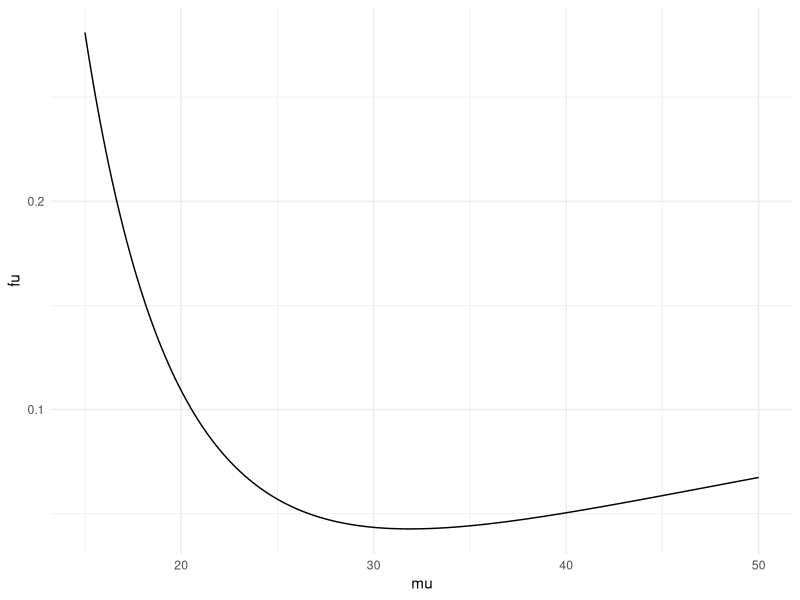
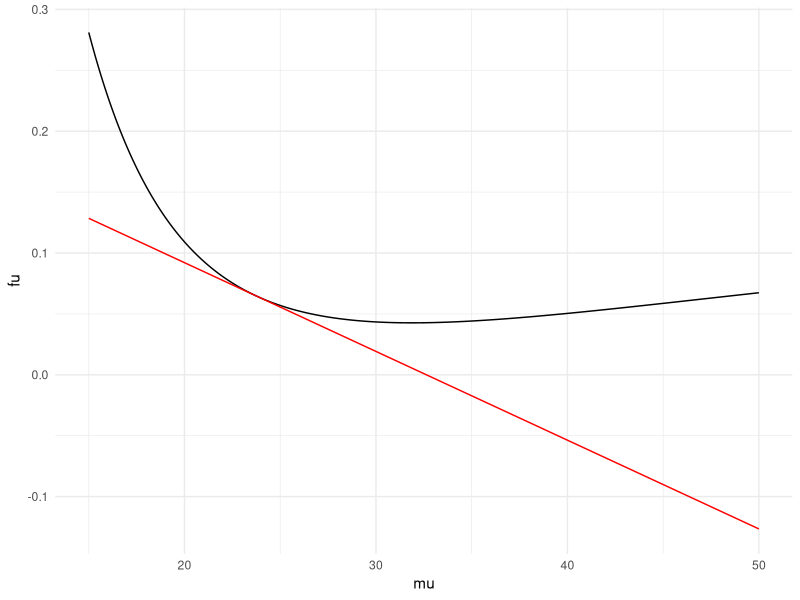
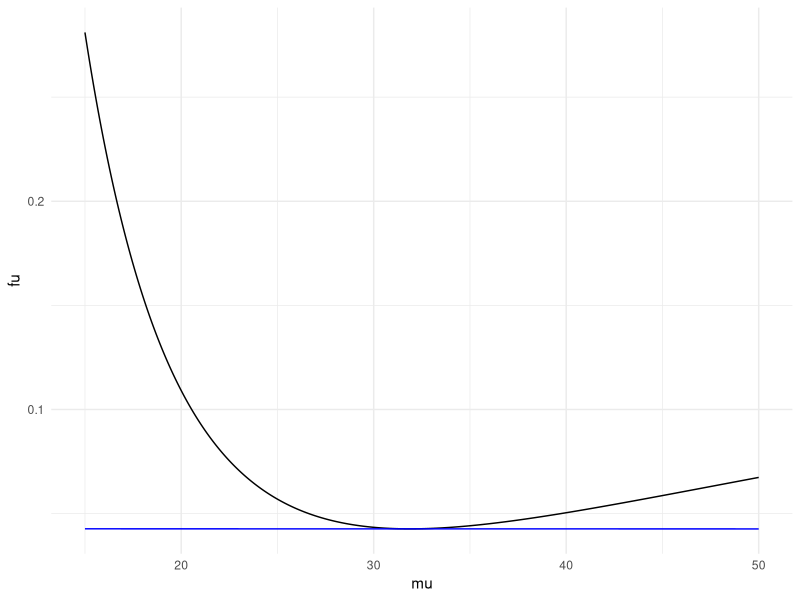
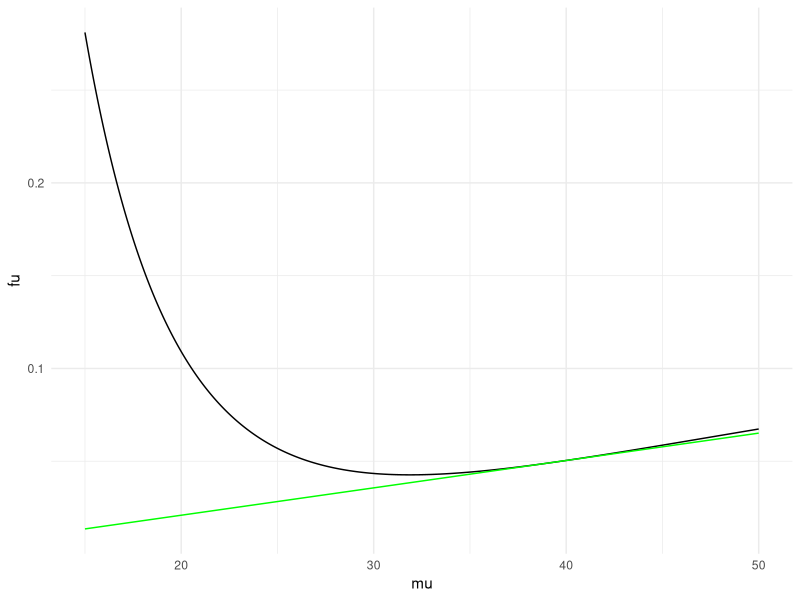
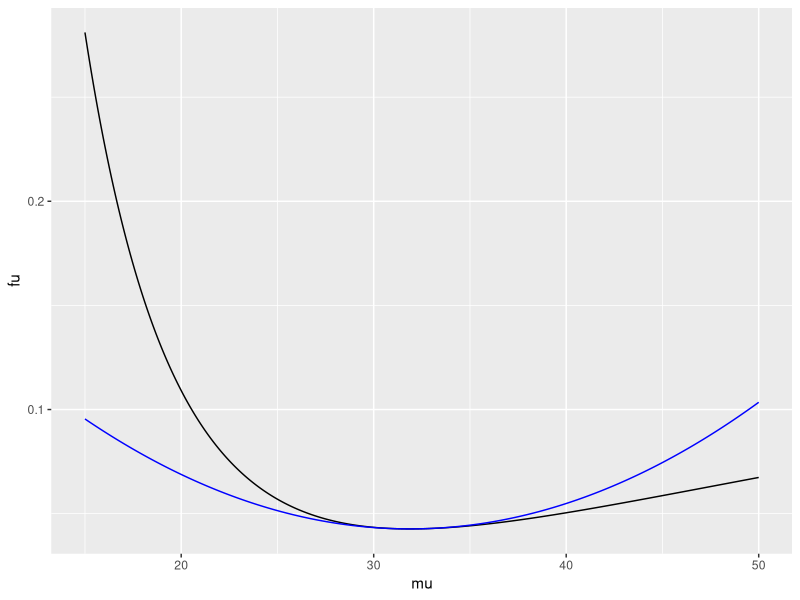

R code for these plots, in order:
library(ggplot2)

# Questão1 ---------------------------------------------------------------------
fun <- function(y, mu) sum((y - mu)^2/(y * mu^2))
y <- c(53, 12.9, 41.6, 32.8, 29, 22)
mu <- seq(15, 50, length.out = 1000)
tb <- data.frame(mu = mu, fu = sapply(mu, function(x) fun(y = y, mu = x)))
ggplot(tb, aes(x = mu, y = fu)) + geom_line() + theme_minimal()

# Questão2 ---------------------------------------------------------------------

fundx <- function(y, mu) - 2 * sum((y - mu)/(mu^3))
fun_tg <- function(mu, y, a) {
    fundx(y, a) * mu - fundx(y, a) * a + fun(y, a)
}

tb2 <- data.frame(mu = mu,
                  fu = sapply(mu, function(x) fun(y = y, mu = x)),
                  tg1 = sapply(mu, function(x) fun_tg(x, y, a = 23.75)),
                  tg2 = sapply(mu, function(x) fun_tg(x, y, a = 31.88)),
                  tg3 = sapply(mu, function(x) fun_tg(x, y, a = 39.40))
                  )

g1 <- ggplot(tb2, aes(x = mu, y = fu)) +
    geom_line() +
    geom_line(aes(y = tg1), color = "red") +
    theme_minimal()

g2 <- ggplot(tb2, aes(x = mu, y = fu)) +
    geom_line() +
    geom_line(aes(y = tg2), color = "blue") +
    theme_minimal()

g3 <-  ggplot(tb2, aes(x = mu, y = fu)) +
    geom_line() +
    geom_line(aes(y = tg3), color = "green") +
    theme_minimal()

g1
g2
g3

# Questão3 ---------------------------------------------------------------------

fundxdx <- function(y, mu) sum((6 * y - 4 * mu)/mu^4)

mu0 <- 31.88

funtaylor <- function(y, mu, mu0) {
    fun(y, mu0) + fundx(y, mu0) * (mu - mu0) + (1/2) * fundxdx(y, mu0) * (mu - mu0)^2
}

tb3 <- data.frame(fu = sapply(mu, function(x) fun(y, x)),
                  apx = funtaylor(y, mu, mu0),
                  mu = mu)

ggplot(tb3, aes(x = mu, y = fu)) + geom_line(color = "black") +
  geom_line(aes(x = mu, y = apx), color = "blue")
